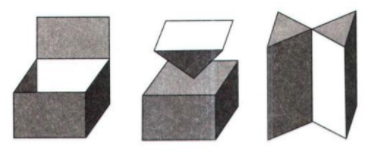
#> input picture Part1/hinhkhoi.jpg, 368 x 151 px
$ python harris.py
#> lines starting #> are read from the running program, lines starting #| are printed output that depends on the picture
#> further down, src is the input picture: shape (151, 368, 3); mean B, G, R 190.9, 191.2, 192.9
from __future__ import print_function
import cv2 as cv
import numpy as np
import argparse
source_window = 'Source image'
corners_window = 'Corners detected'
max_thresh = 255
def cornerHarris_demo(val):
#> called with val = 200
    thresh = val
    # Detector parameters
    blockSize = 2
    apertureSize = 5
    k = 0.04
    # Detecting corners
    dst = cv.cornerHarris(src_gray, blockSize, apertureSize, k)
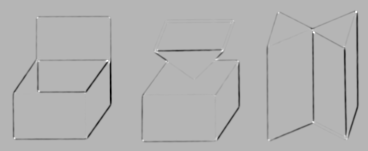
#> dst: shape (151, 368) float32; min -0.934, max 0.377, mean -0.0171; drawn with min black and max white
    # Normalizing
    dst_norm = np.empty(dst.shape, dtype=np.float32)
    cv.normalize(dst, dst_norm, alpha=0, beta=255, norm_type=cv.NORM_MINMAX)
    dst_norm_scaled = cv.convertScaleAbs(dst_norm)
    # Drawing a circle around corners
    for i in range(dst_norm.shape[0]):
        for j in range(dst_norm.shape[1]):
            if int(dst_norm[i,j]) > thresh:
                cv.circle(dst_norm_scaled, (j,i), 5, (0), 2)
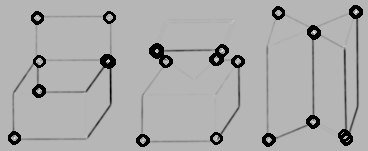
#> dst_norm_scaled: shape (151, 368); min 0, max 255, mean 171.4
    # Showing the result
    cv.namedWindow(corners_window)
    cv.imshow(corners_window, dst_norm_scaled)
# Load source image and convert it to gray
parser = argparse.ArgumentParser(description='Code for Harris corner detector tutorial.')
parser.add_argument('--input', help='Path to input image.', default='hinhkhoi.jpg')
args = parser.parse_args()
src = cv.imread(cv.samples.findFile(args.input))
if src is None:
    print('Could not open or find the image:', args.input)
    exit(0)
src_gray = cv.cvtColor(src, cv.COLOR_BGR2GRAY)
# Create a window and a trackbar
cv.namedWindow(source_window)
thresh = 200 # initial threshold
cv.createTrackbar('Threshold: ', source_window, thresh, max_thresh, cornerHarris_demo)
cv.imshow(source_window, src)
cornerHarris_demo(thresh)
cv.waitKey()

$ run again, with Part1/hoa.jpg copied over Part1/hinhkhoi.jpg
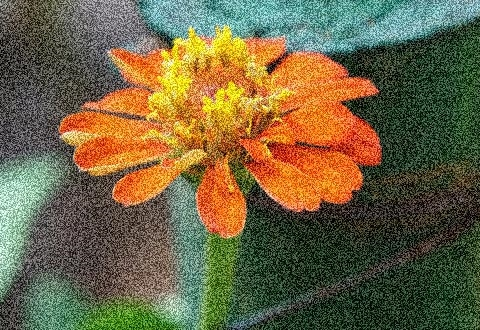
#> input picture Part1/hoa.jpg, 480 x 330 px
#> src is the input picture: shape (330, 480, 3); mean B, G, R 68, 100.5, 111.1
#> `src_gray = cv.cvtColor(src, cv.COLOR_BGR2GRAY)`:
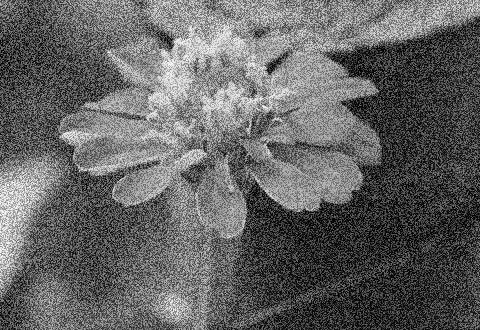
#> src_gray: shape (330, 480); min 0, max 248, mean 100
#> after the loop in cornerHarris_demo, `for i in range(dst_norm.shape[0]):`:
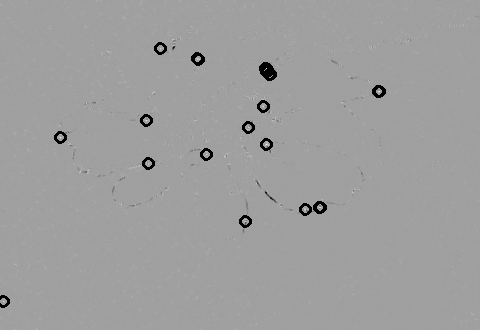
#> dst_norm_scaled: shape (330, 480); min 0, max 255, mean 158
